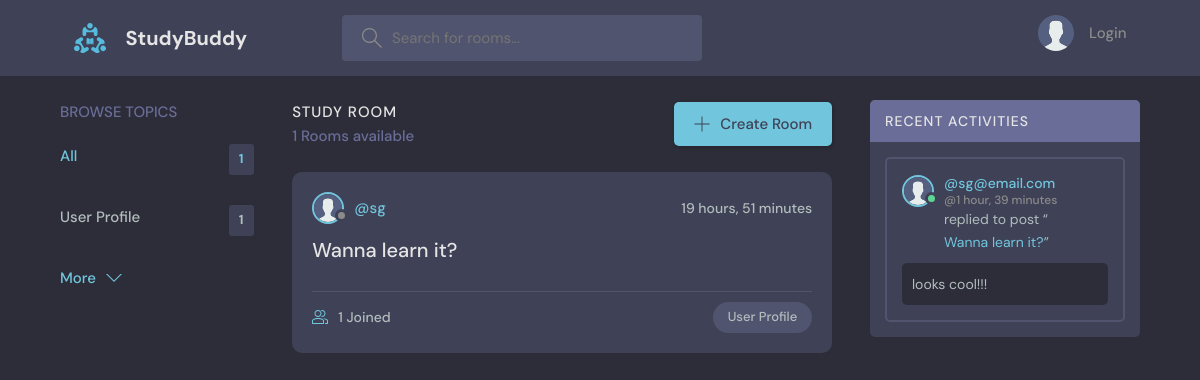
The app's page /, older data.
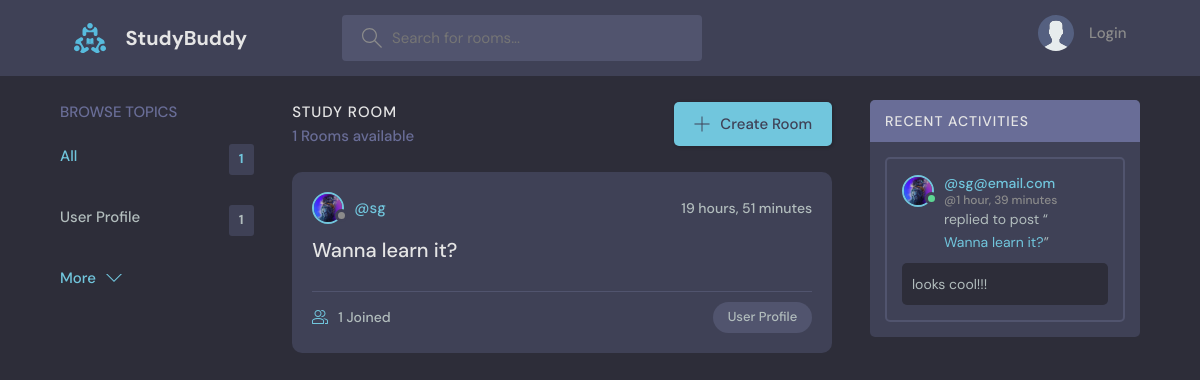
The same page, newer data.
### base/models.py (models this page shows, shortened)
class Room(models.Model):
    host = models.ForeignKey(User, on_delete=models.SET_NULL, null = True)
    topic = models.ForeignKey(Topic, on_delete=models.SET_NULL, null=True)
    name=models.CharField(max_length=200)
    participants=models.ManyToManyField(User, related_name='participants',blank=True)
    description=models.TextField(blank=True,null=True)
    updated = models.DateTimeField(auto_now=True)
    created=models.DateField(auto_now_add=True)
    class Meta:
        ordering=['-updated','-created']
    def __str__(self):
        return self.name

class User(AbstractUser):
    name=models.CharField(max_length=200,null=True)
    email=models.EmailField(unique=True,null=True)
    bio=models.TextField(null=True)
    avatar=models.ImageField(null=True,default="avatar.svg")
    USERNAME_FIELD='email'
    REQUIRED_FIELDS=[]

class Message(models.Model):
    user = models.ForeignKey(User, on_delete = models.CASCADE)
    room = models.ForeignKey(Room, on_delete=models.CASCADE)
    body = models.TextField()
    updated = models.DateTimeField(auto_now=True)
    created = models.DateTimeField(auto_now_add=True)
    class Meta:
        ordering=['-updated','-created']

class Topic(models.Model):
    name = models.CharField(max_length=200)

### base/views.py (the view)
# urls.py: path("",views.home,name='home'),
def home(request):
    q=request.GET.get('q') if request.GET.get('q')!=None else ''
    rooms=Room.objects.filter(
        Q(topic__name__icontains=q)|
        Q(name__icontains=q)|
        Q(description__icontains=q)
    )
    topics=Topic.objects.all()[0:5]
    room_count=rooms.count()
    room_messages=Message.objects.filter(Q(room__topic__name__icontains=q))
    return render(request,'base/home.html',{'rooms':rooms,'topics':topics,'room_count':room_count,'room_messages':room_messages})

### base/templates/base/home.html (shortened to what this page needs)
{% extends 'main.html' %}
{% block content %}
    <main class="layout layout--3">
      <div class="container">
        {% include 'base/topics_component.html' %}
        <div class="roomList">
          <div class="roomList__header">
            <div>
              <h2>Study Room</h2>
              <p>{{room_count}} Rooms available</p>
            </div>
            <a class="btn btn--main" href="{% url 'create-room' %}">
              <svg version="1.1" xmlns="http://www.w3.org/2000/svg" width="32" height="32" viewBox="0 0 32 32">
                <title>add</title>
                <path
                  d="M16.943 0.943h-1.885v14.115h-14.115v1.885h14.115v14.115h1.885v-14.115h14.115v-1.885h-14.115v-14.115z"
                ></path>
              </svg>
              Create Room
            </a>
          </div>
          {% include 'base/feed_component.html' %}
        </div>
        {% include 'base/activity_component.html' %}
      </div>
    </main>
    {% endblock %}

### base/templates/base/feed_component.html (shortened to what this page needs)
{% for room in rooms %}
<div class="roomListRoom">
  <div class="roomListRoom__header">
    <a href="{% url 'user-profile' room.host.id %}" class="roomListRoom__author">
      <div class="avatar avatar--small">
        <img src="{{room.host.avatar.url}}" />
      </div>
      <span>@{{room.host.username}}</span>
    </a>
    <div class="roomListRoom__actions">
      <span>{{room.created|timesince }}</span>
    </div>
  </div>
  <div class="roomListRoom__content">
    <a href="{% url 'room' room.id %}">{{room.name}}</a>
  </div>
  <div class="roomListRoom__meta">
    <a href="{% url 'room' room.id %}" class="roomListRoom__joined">
      {{room.participants.all.count}} Joined
    </a>
    <p class="roomListRoom__topic">{{room.topic.name}}</p>
  </div>
</div>
{% endfor %}

### base/templates/base/activity_component.html (shortened to what this page needs)
<div class="activities">
  <div class="activities__header">
    <h2>Recent Activities</h2>
  </div>
  {% for message in room_messages %}
  <div class="activities__box">
    <div class="activities__boxHeader roomListRoom__header">
      <a href="{% url 'user-profile' message.user.id %}" class="roomListRoom__author">
        <div class="avatar avatar--small active">
          <img src="{{message.user.avatar.url}}" />
        </div>
        <p>
          @{{message.user}}
          <span>@{{message.created|timesince}}</span>
        </p>
      </a>
    </div>
    <div class="activities__boxContent">
      <p>replied to post “<a href="{% url 'room' message.room.id %}">{{message.room}}</a>”</p>
      <div class="activities__boxRoomContent">
        {{message.body}}
      </div>
    </div>
  </div>
  {% endfor %}
</div>

Row changes from the older to the newer data that the page shows:
changed through a linked row, Room "Wanna learn it?": host.avatar: picture added in place of a placeholder
changed through a linked row, Message "looks cool!!!": user.avatar: picture added in place of a placeholder
